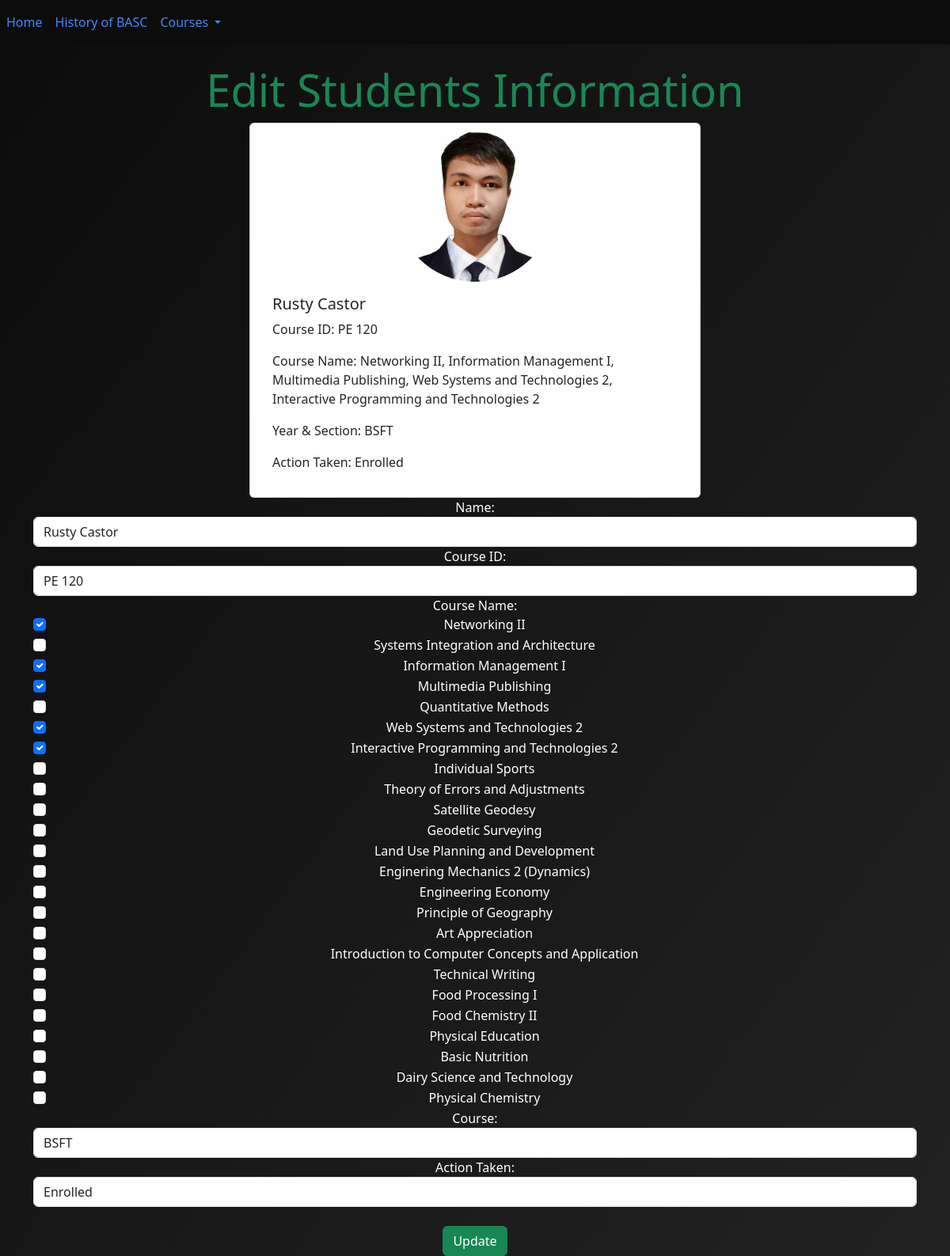
Page /edit.php?id=2 on the committed database.
### tables this page shows
CREATE TABLE `student_entries` (
  `id` int(11) NOT NULL,
  `name` varchar(255) NOT NULL,
  `course_id` varchar(20) NOT NULL,
  `course_name` varchar(255) NOT NULL,
  `year_section` varchar(20) NOT NULL,
  `action_taken` varchar(255) NOT NULL,
  `photo` varchar(255) NOT NULL
);

### functions.php (called while the page is built, shortened)
<?php
require_once("dbconnection.php");
function getEntryFromDatabase($entryId) {
    global $conn;
    $entryId = mysqli_real_escape_string($conn, $entryId);
    $sql = "SELECT * FROM student_entries WHERE id = $entryId";
    $result = $conn->query($sql);
    if ($result && $result->num_rows > 0) {
        return $result->fetch_assoc();
    } else {
        return null;
    }
}
?>

### edit.php (the view, shortened to what this page needs)
<?php
require_once("functions.php");
if (isset($_GET['id'])) {
    $entryId = $_GET['id'];
    $entry = getEntryFromDatabase($entryId);
    if ($entry) {
        $id = $entry['id'];
        $name = $entry['name'];
        $course_id = $entry['course_id'];
        $course_name = explode(", ", $entry['course_name']);
        $year_section = $entry['year_section'];
        $action_taken = $entry['action_taken'];
        $photoPath = $entry['photo'];
    } else {
        echo "Entry not found.";
    }
}
?>
<!DOCTYPE html>
<html lang="en">
<head>
    <link rel="stylesheet" href="css/bootstrap.min.css">
</head>
<body>
    <nav class="navbar navbar-expand-lg navbar-dark" style="background-color: #0c0c0c;">
        <div class="collapse navbar-collapse" id="navbarNavDropdown">
            <ul class="navbar-nav">
                <li class="nav-item active">
                    <a class="nav-link" href="index.php">Home</a>
                </li>
                <li class="nav-item active">
                    <a class="nav-link" href="history.php">History of BASC</a>
                </li>
                <li class="nav-item dropdown">
                    <a class="nav-link dropdown-toggle" href="#" id="navbarDropdownMenuLink" role="button" data-toggle="dropdown" aria-haspopup="true" aria-expanded="false">
                        Courses
                    </a>
                </li>
            </ul>
        </div>
    </nav>
    <div class="container mt-4">
        <h1 class="text-center display-4 text-success">Edit Students Information</h1>
        <div class="row">
            <div class="card">
                <div style="text-align: center;">
                    <img src="<?php echo $photoPath; ?>" alt="User Image" class="circular-image">
                </div>
                <div class="card-body">
                    <h5 class="card-title"><?php echo $name; ?></h5>
                    <p>Course ID: <?php echo $course_id; ?></p>
                    <p>Course Name: <?php echo implode(", ", $course_name); ?></p>
                    <p>Year & Section: <?php echo $year_section; ?></p>
                    <p>Action Taken: <?php echo $action_taken; ?></p>
                </div>
            </div>
        </div>
        <div class="table-responsive text-center">
            <form action="edit.php?id=<?php echo $id; ?>" method="post" enctype="multipart/form-data">
                <div class="form-group">
                    <label for="name">Name:</label>
                    <input type="text" class="form-control" id="name" name="name" value="<?php echo $name; ?>" required>
                </div>
                <div class="form-group">
                    <label for="course_id">Course ID:</label>
                    <input type="text" class="form-control" id="course_id" name="course_id" value="<?php echo $course_id; ?>" required>
                </div>
                <div class="form-group">
                <label for="coursename">Course Name:</label>
                <?php
                $courses = array(
                    "Networking II",
                    "Systems Integration and Architecture",
                    "Information Management I",
                    "Multimedia Publishing",
                    "Quantitative Methods",
                    "Web Systems and Technologies 2",
                    "Interactive Programming and Technologies 2",
                    "Individual Sports",
                    "Theory of Errors and Adjustments",
                    "Satellite Geodesy",
                    "Geodetic Surveying",
                    "Land Use Planning and Development",
                    "Enginering Mechanics 2 (Dynamics)",
                    "Engineering Economy",
                    "Principle of Geography",
                    "Art Appreciation",
                    "Introduction to Computer Concepts and Application",
                    "Technical Writing",
                    "Food Processing I",
                    "Food Chemistry II",
                    "Physical Education",
                    "Basic Nutrition",
                    "Dairy Science and Technology",
                    "Physical Chemistry"
                );
                foreach ($courses as $course) {
                    $isChecked = in_array($course, $course_name) ? 'checked' : '';
                    echo "<div class='form-check'>";
                    echo "<input type='checkbox' class='form-check-input' id='" . strtolower(str_replace(' ', '', $course)) . "' name='coursename[]' value='$course' $isChecked>";
                    echo "<label class='form-check-label' for='" . strtolower(str_replace(' ', '', $course)) . "'>$course</label>";
                    echo "</div>";
                }
                ?>
            </div>
                <div class="form-group">
                    <label for="year_section">Course:</label>
                    <select class="form-control" id="year_section" name="year_section" required>
                        <option value="BSFT" <?php if ($year_section === 'BSFT') echo 'selected'; ?>>BSFT</option>
                    </select>
                </div>
                <div class="form-group">
                    <label for="action_taken">Action Taken:</label>
                    <select class="form-control" id="acttaken" name="acttaken" required>
                        <option value="Enrolled" <?php if ($action_taken === 'Enrolled') echo 'selected'; ?>>Enrolled</option>
                    </select>
                </div>
                <br>
                <div class="form-group">
                    <button type="submit" class="btn btn-success">Update</button>
                </div>
            </form>
        </div>
    </div>
</body>
</html>

### edit.php (style rules this page uses)
body { background: linear-gradient(to bottom right, #0c0c0c, #222); color: white; font-family: 'Segoe UI', Tahoma, Geneva, Verdana, sans-serif; }
.circular-image { width: 200px; height: 200px; border-radius: 150%; object-fit: cover; }
.row { display: flex; justify-content: center; align-items: center; }
.card { width: 50%; }
.navbar { background-color: #0c0c0c; }
.navbar-brand, .nav-link { color: #4287f5; }

### rows in the picture
student_entries: photo (picture), name "Rusty Castor", course "PE 120", course_name "Networking II, Information Management I, Multimedia Publishing, Web Systems and Technologies 2, Interactive Programming and Technologies 2", year_section "BSFT", action_taken "Enrolled", course_id "PE 120", acttaken "Enrolled"

### other values in the picture
$course "Networking II"
$course "Systems Integration and Architecture"
$course "Information Management I"
$course "Multimedia Publishing"
$course "Quantitative Methods"
$course "Web Systems and Technologies 2"
$course "Interactive Programming and Technologies 2"
$course "Individual Sports"
$course "Theory of Errors and Adjustments"
$course "Satellite Geodesy"
$course "Geodetic Surveying"
$course "Land Use Planning and Development"
$course "Enginering Mechanics 2 (Dynamics)"
$course "Engineering Economy"
$course "Principle of Geography"
